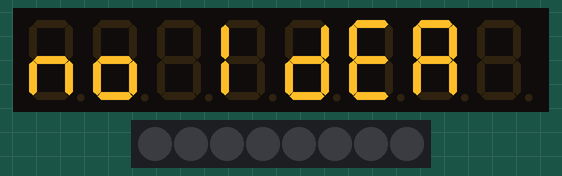
Recording of a sketch running on a simulated Arduino Uno, built with avr-gcc and run on an emulated ATmega328P. On the bench: 8-digit seven-segment display, 8 RGB LEDs in strip order, left to right. What the sketch prints to the serial monitor is not drawn.

Above: at 0.1 s.

The sketch:

TCS230ColorSensor.ino
```cpp
#include <InvertedTM1638.h>
#include <TM1638.h>
#include <TM16XXFonts.h>
#include <TM1638QYF.h>
#include <TM1640.h>
#include <TM16XX.h>

    /*     Arduino Color Sensing Tutorial
     *
     *  by Dejan Nedelkovski, www.HowToMechatronics.com
     *
     */


    const int STROBE    = 10;
    const int CLOCK     = 11;
    const int DATA      = 12;


    #define S0 4
    #define S1 5
    #define S2 6
    #define S3 7
    #define POWER 13
    #define sensorOut 8
    int frequency = 0;
    int color=0;
    char strBuffer[256];

    // define a modules
    TM1638 modules(DATA, CLOCK, STROBE);

     void showDisplay( String strMessage, byte nLed, int nThisDelay = 0) {

        modules.setLEDs( nLed);
        modules.clearDisplay();
        modules.setDisplayToString(strMessage);
        delay(nThisDelay);
    }


    void setup() {
      pinMode(S0, OUTPUT);
      pinMode(S1, OUTPUT);
      pinMode(S2, OUTPUT);
      pinMode(S3, OUTPUT);

      pinMode(DATA, OUTPUT);
      pinMode(CLOCK, OUTPUT);
      pinMode(STROBE, OUTPUT);

      pinMode(POWER, OUTPUT);
      pinMode(sensorOut, INPUT);

      // Setting frequency-scaling to 20%
      digitalWrite(S0,HIGH);
      digitalWrite(S1,HIGH);

      digitalWrite(POWER,LOW);

      Serial.begin(9600);
    }


 // Custom Function - readColor()
int readColor() {

    color = 0;
    // Setting red filtered photodiodes to be read
    digitalWrite(S2, LOW);
    digitalWrite(S3, LOW);
    // Reading the output frequency
    frequency = pulseIn(sensorOut, LOW);
    int R = frequency;
    // Printing the value on the serial monitor
    //Serial.print("R= ");//printing name
    //Serial.print(frequency);//printing RED color frequency
    //Serial.print("  ");
    delay(50);
    // Setting Green filtered photodiodes to be read
    digitalWrite(S2, HIGH);
    digitalWrite(S3, HIGH);
    // Reading the output frequency
    frequency = pulseIn(sensorOut, LOW);
    int G = frequency;
    // Printing the value on the serial monitor
    //Serial.print("G= ");//printing name
    //Serial.print(frequency);//printing RED color frequency
    //Serial.print("  ");
    delay(50);
    // Setting Blue filtered photodiodes to be read
    digitalWrite(S2, LOW);
    digitalWrite(S3, HIGH);
    // Reading the output frequency
    frequency = pulseIn(sensorOut, LOW);
    int B = frequency;

    sprintf(strBuffer, "R=%d G=%d B=%d\n", R,G,B);
    //Printing the value on the serial monitor
    //Serial.print("B= ");//printing name
    //Serial.print(frequency);//printing RED color frequency
    //Serial.println(strBuffer);
    delay(50);


    if ( R < 15 & G < 15 & B < 15 ){
      color = 6; // White
    }
    else if ( R < 100 & G < 80 & B < 100 ){
      color = 4; // Yellow
    }
    else if(R<80 & R>32 ){
      color = 1; // Red
    }
    else if(B<80 & B>32 ){
      color = 5; // Blue
    }
    else if (G<90 & G>32){
      color = 3; // Green
    }
    return color;
}

    int xxx = 0;
    void loop(){

      int c = 0;
      char s[8][10] = {"no Idea","rED","Orang","grEEN","yELLOW","BLUE","WHItE","Pink"};

      //c = readColor();
      showDisplay( s[c], xxx++ );

      Serial.println( s[c]);
      delay(100);
    }
```
